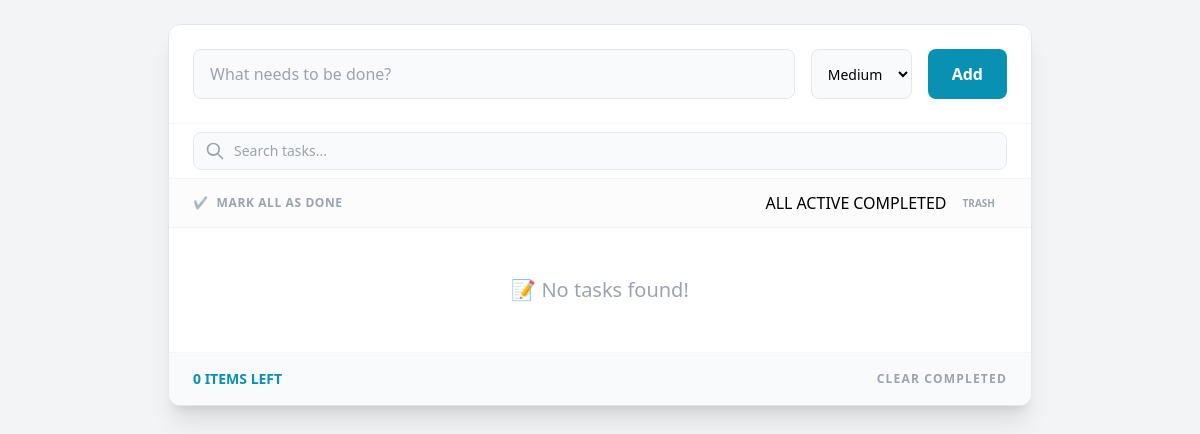
Before: / with the older database file.
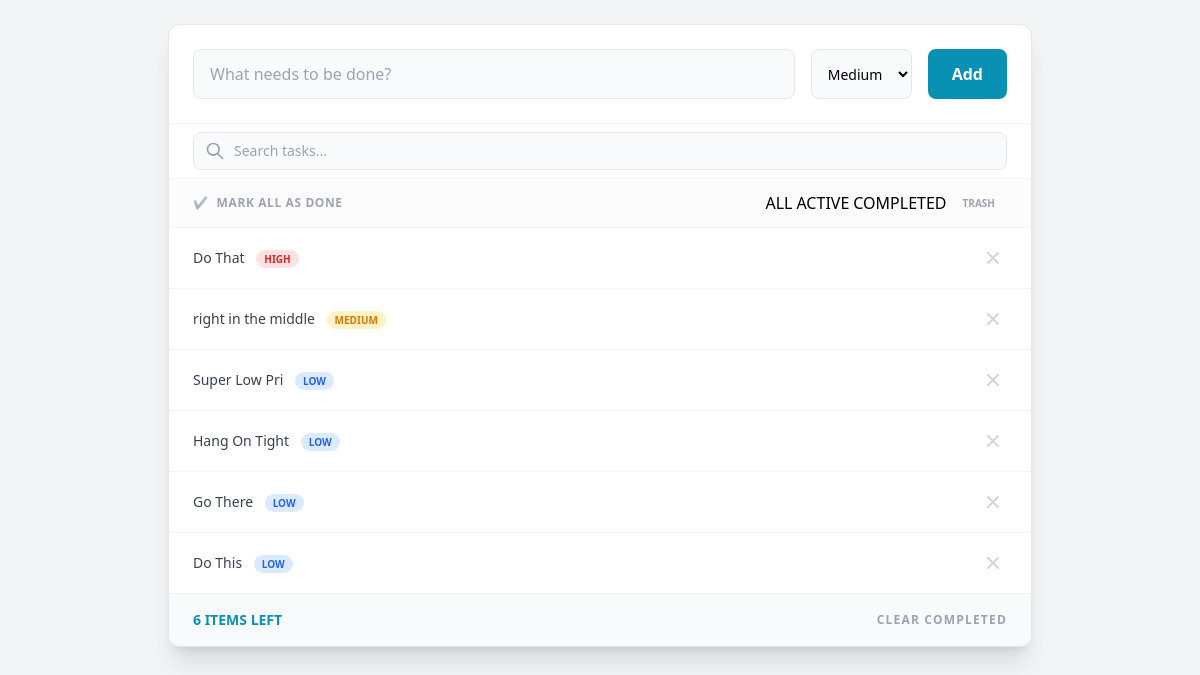
After: the same page with the newer database file.
### todo/models.py (models this page shows, shortened)
class Todo(models.Model):
    PRIORITY_CHOICES = [
        ('low', 'Low'),
        ('medium', 'Medium'),
        ('high', 'High'),
    ]
    title = models.CharField(max_length=255)
    priority = models.CharField(max_length=10, choices=PRIORITY_CHOICES, default='medium')
    is_done = models.BooleanField(default=False)
    is_deleted = models.BooleanField(default=False) # for soft delete
    note = models.CharField(max_length=100, blank=True, db_index=True) # for bulk undelete
    created_at = models.DateTimeField(auto_now_add=True)
    updated_at = models.DateTimeField(auto_now=True)
    class Meta:
        ordering = ['-created_at']

### todo/views.py (the view)
# urls.py: path('', views.todos, name='todos'),
def todos(request, filter_type="all"):
    query = request.GET.get("q", "")
    context = get_todo_context(filter_type, query)
    if request.headers.get("HX-Request"):
        list_html = render_to_string("todo/partials/list.html", context, request=request)
        footer_html = render_to_string("todo/partials/footer_actions.html", context, request=request)
        return HttpResponse(list_html + footer_html)
    return render(request, "todo/todos.html", context)

### todo/templates/todo/todos.html (shortened to what this page needs)
<!DOCTYPE html>
<html lang="en">
<head>
    <script src="https://cdn.tailwindcss.com"></script>
</head>
<body class="min-h-screen bg-gray-100 font-sans">
    <main class="max-w-4xl mx-auto my-6 px-4">
        <div class="bg-white rounded-xl shadow-xl overflow-hidden border border-gray-200">
            <div class="p-6 border-b border-gray-100">
                <form hx-post="{% url 'add_todo' %}" hx-target="#todos" hx-swap="afterbegin"
                    hx-on::after-request="if(event.detail.successful) this.reset()" class="flex flex-col gap-2">
                    <div class="flex gap-4">
                        <input type="text" name="title" placeholder="What needs to be done?"
                            class="flex-1 px-4 py-3 bg-gray-50 border border-gray-200 rounded-lg focus:ring-2 focus:ring-cyan-500 outline-none">
                        <select name="priority"
                            class="px-3 py-3 bg-gray-50 border border-gray-200 rounded-lg text-sm focus:ring-2 focus:ring-cyan-500 outline-none">
                            <option value="medium" selected>Medium</option>
                        </select>
                        <button type="submit"
                            class="px-6 py-3 bg-cyan-600 text-white font-bold rounded-lg hover:bg-cyan-700 transition-all">Add</button>
                    </div>
                </form>
            </div>
            <div class="px-6 py-2 bg-white border-b border-gray-100">
                <div class="relative">
                    <span class="absolute inset-y-0 left-0 pl-3 flex items-center text-gray-400">
                        <svg xmlns="http://www.w3.org/2000/svg" class="h-5 w-5" fill="none" viewBox="0 0 24 24"
                            stroke="currentColor">
                            <path stroke-linecap="round" stroke-linejoin="round" stroke-width="2"
                                d="M21 21l-6-6m2-5a7 7 0 11-14 0 7 7 0 0114 0z" />
                        </svg>
                    </span>
                    <input type="text" id="search-input" name="q" placeholder="Search tasks..."
                        hx-get="{% url 'todos' %}" hx-trigger="keyup changed delay:500ms" hx-target="#todos"
                        hx-indicator=".search-indicator"
                        class="w-full pl-10 pr-4 py-2 bg-gray-50 border border-gray-200 rounded-lg focus:ring-2 focus:ring-cyan-500 outline-none text-sm">
                </div>
            </div>
            <div class="px-6 py-3 bg-gray-50/50 border-b border-gray-100 flex justify-between items-center">
                <button hx-post="{% url 'toggle_all' %}" hx-target="#todos" hx-swap="innerHTML"
                    class="group text-gray-400 hover:text-cyan-600 flex items-center text-xs font-bold transition-colors uppercase tracking-wider">
                    <span class="mr-2 opacity-50 group-hover:opacity-100">✔️</span>
                    Mark all as done
                </button>
                <div class="flex space-x-1">
                    <button hx-get="{% url 'todos' %}" hx-target="#todos" class="...">ALL</button>
                    <button hx-get="{% url 'filter_todos' 'active' %}" hx-target="#todos" class="...">ACTIVE</button>
                    <button hx-get="{% url 'filter_todos' 'completed' %}" hx-target="#todos"
                        class="...">COMPLETED</button>
                    <button hx-get="{% url 'filter_todos' 'deleted' %}" hx-target="#todos"
                        class="px-3 py-1 text-[10px] font-bold rounded-md {% if filter_type == 'deleted' %}bg-red-600 text-white{% else %}text-gray-400 hover:bg-gray-200{% endif %}">
                        TRASH
                    </button>
                </div>
            </div>
            <div id="todos" class="divide-y divide-gray-100" hx-get="{% url 'todos' %}"
                hx-trigger="todoUpdated from:body" hx-include="[name='q']">
                {% include "todo/partials/list.html" %}
            </div>
            <footer class="px-6 py-4 bg-gray-50 flex justify-between items-center border-t border-gray-100">
                {% include "todo/partials/counter.html" %}
                <div id="footer-actions" class="flex items-center space-x-4">
                    <button hx-post="{% url 'clear_completed' %}" hx-target="#todos" hx-swap="innerHTML"
                        hx-include="[name='q']"
                        class="text-xs font-bold text-gray-400 hover:text-red-500 uppercase tracking-widest transition-colors">
                        Clear Completed
                    </button>
                </div>
            </footer>
        </div>
    </main>
</body>
</html>

### todo/templates/todo/partials/list.html
{% for todo in todos %}
    {% include "todo/partials/todo.html" %}
{% empty %}
    <div class="px-6 py-12 text-center text-gray-400" id="no-todos-msg">
        <p class="text-xl">📝 No tasks found!</p>
    </div>
{% endfor %}

### todo/templates/todo/partials/todo.html (shortened to what this page needs)
<article class="flex items-center justify-between bg-white hover:bg-gray-50 transition-all group"
    id="todo-{{ todo.id }}">
    <div class="flex-1 py-4 {% if not todo.is_deleted %}cursor-pointer{% endif %}" {% if not todo.is_deleted %}
        hx-put="{% url 'update_todo' todo.id %}" hx-target="#todo-{{ todo.id }}" hx-swap="outerHTML" {% endif %}>
        <p
            class="px-6 text-sm transition-all {% if todo.is_done %} line-through text-gray-300 {% else %} text-gray-700 {% endif %}">
            {{ todo.title }}
            <span class="ml-2 text-[10px] px-2 py-0.5 rounded-full font-bold uppercase
                {% if todo.priority == 'high' %}bg-red-100 text-red-600
                {% elif todo.priority == 'medium' %}bg-amber-100 text-amber-600
                {% else %}bg-blue-100 text-blue-600{% endif %}">
                    {{ todo.get_priority_display }}
            </span>
        </p>
    </div>
    <div class="px-6 py-4 flex items-center space-x-3">
        {% if todo.is_deleted %}
        <button hx-post="{% url 'undo_delete' todo.id %}" hx-target="#todo-{{ todo.id }}" hx-swap="outerHTML swap:300ms"
            title="Restore task" class="text-cyan-500 hover:text-cyan-700 text-xs font-bold uppercase">
            Restore
        </button>
        <button hx-delete="{% url 'delete_permanent' todo.id %}" hx-confirm="Are you sure? This cannot be undone."
            hx-target="#todo-{{ todo.id }}" hx-swap="outerHTML swap:300ms"
            class="text-gray-300 hover:text-red-600 transition-colors p-1">
            <svg xmlns="http://www.w3.org/2000/svg" class="h-5 w-5" fill="none" viewBox="0 0 24 24"
                stroke="currentColor">
                <path stroke-linecap="round" stroke-linejoin="round" stroke-width="2"
                    d="M19 7l-.867 12.142A2 2 0 0116.138 21H7.862a2 2 0 01-1.995-1.858L5 7m5 4v6m4-6v6m1-10V4a1 1 0 00-1-1h-4a1 1 0 00-1 1v3M4 7h16" />
            </svg>
        </button>
        {% else %}
        <button hx-delete="{% url 'delete_todo' todo.id %}" hx-confirm="Delete this task?"
            hx-target="#todo-{{ todo.id }}" hx-swap="outerHTML swap:300ms" title="Delete task"
            class="text-gray-300 hover:text-red-500 transition-colors p-1">
        </button>
        {% endif %}
    </div>
</article>

### todo/templates/todo/partials/counter.html
<span id="todo-count" hx-swap-oob="true" class="text-sm font-bold text-cyan-600 uppercase">
    {{ count }} item{{ count|pluralize }} left
</span>

Changed rows visible on the page:
added Todo: title "Do That", priority "HIGH"
added Todo: title "right in the middle", priority "MEDIUM"
added Todo: title "Super Low Pri", priority "LOW"
added Todo: title "Hang On Tight", priority "LOW"
added Todo: title "Go There", priority "LOW"
added Todo: title "Do This", priority "LOW"
Other visible differences:
{{ count }}: "0" → "6"
text no longer shown: "📝 No tasks found!"
